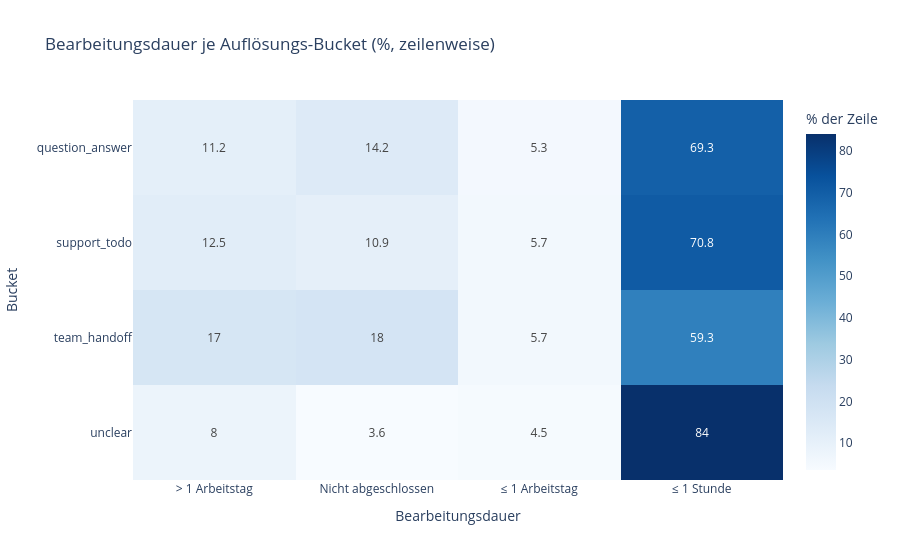

Write notebook code for a chart like this one.
### Code cell
band_column = (
    "resolution_band" if "resolution_band" in labelled.columns else "resolution"
)
duration = (
    pd.crosstab(labelled["resolution_bucket"], labelled[band_column], normalize="index")
    * 100
).round(1)
display(duration)

figure = px.imshow(
    duration,
    text_auto=True,
    aspect="auto",
    color_continuous_scale="Blues",
    labels={"x": "Bearbeitungsdauer", "y": "Bucket", "color": "% der Zeile"},
    title="Bearbeitungsdauer je Auflösungs-Bucket (%, zeilenweise)",
)
figure.show()

### Figure 1 — Plotly figure (JSON) as saved in the notebook; plotly's stock layout.template omitted (floating-point values rounded to 4 significant figures)
{"data": [{"coloraxis": "coloraxis", "hovertemplate": "Bearbeitungsdauer: %{x}<br>Bucket: %{y}<br>% der Zeile: %{z}<extra></extra>", "name": "0", "texttemplate": "%{z}", "type": "heatmap", "x": ["> 1 Arbeitstag", "Nicht abgeschlossen", "≤ 1 Arbeitstag", "≤ 1 Stunde"], "xaxis": "x", "y": ["question_answer", "support_todo", "team_handoff", "unclear"], "yaxis": "y", "z": [[11.2, 14.2, 5.3, 69.3], [12.5, 10.9, 5.7, 70.8], [17.0, 18.0, 5.7, 59.3], [8.0, 3.6, 4.5, 84.0]]}], "layout": {"coloraxis": {"autocolorscale": false, "colorbar": {"title": {"text": "% der Zeile"}}, "colorscale": [[0, "rgb(247,251,255)"], [0.125, "rgb(222,235,247)"], [0.25, "rgb(198,219,239)"], [0.375, "rgb(158,202,225)"], [0.5, "rgb(107,174,214)"], [0.625, "rgb(66,146,198)"], [0.75, "rgb(33,113,181)"], [0.875, "rgb(8,81,156)"], [1, "rgb(8,48,107)"]]}, "title": {"text": "Bearbeitungsdauer je Auflösungs-Bucket (%, zeilenweise)"}, "xaxis": {"anchor": "y", "domain": [0, 1], "title": {"text": "Bearbeitungsdauer"}}, "yaxis": {"anchor": "x", "autorange": "reversed", "domain": [0, 1], "title": {"text": "Bucket"}}}}
